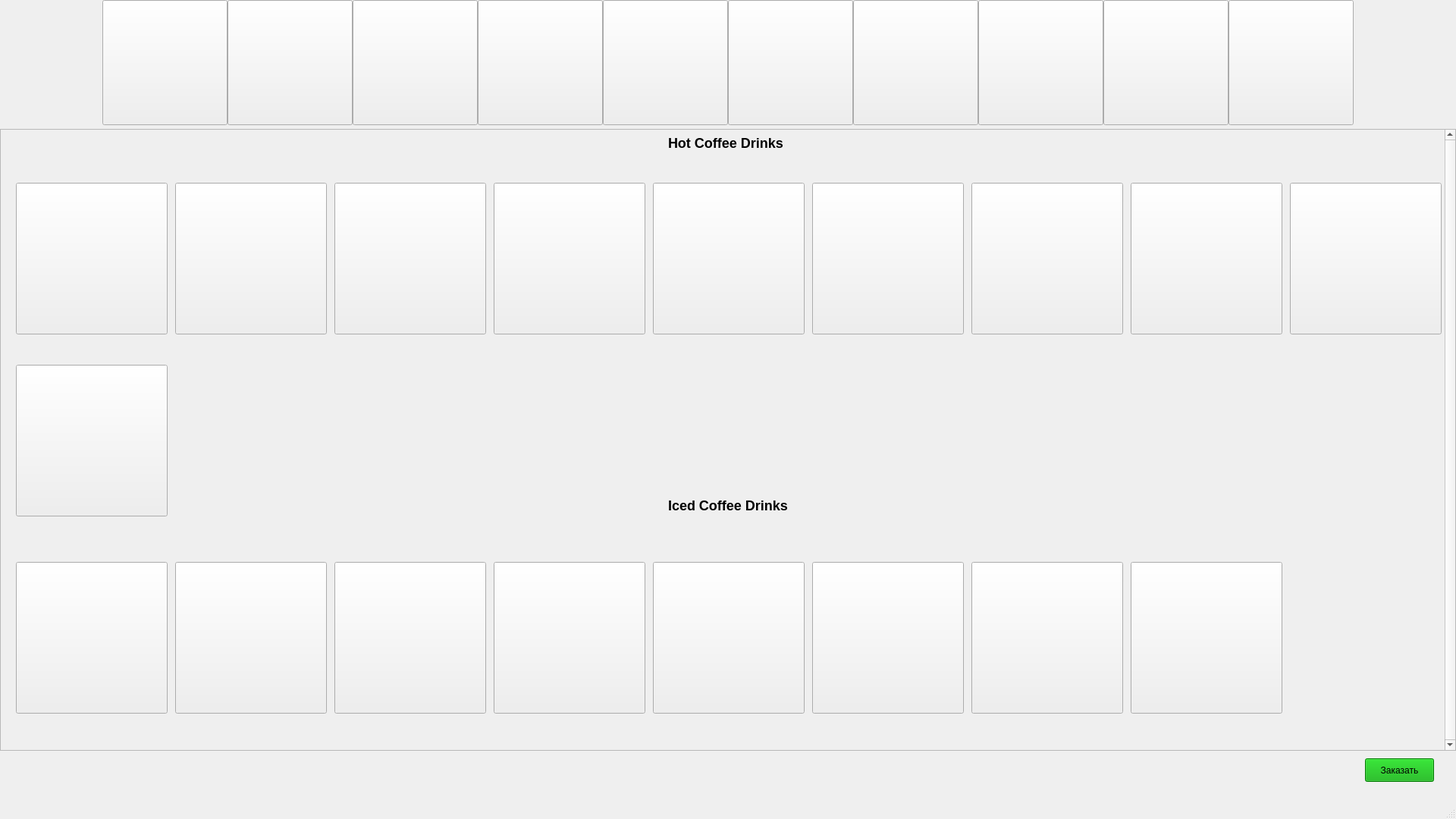
<?xml version="1.0" encoding="UTF-8"?>
<ui version="4.0">
 <class>MainWindow</class>
 <widget class="QMainWindow" name="MainWindow">
  <property name="geometry">
   <rect>
    <x>0</x>
    <y>0</y>
    <width>1920</width>
    <height>1080</height>
   </rect>
  </property>
  <property name="windowTitle">
   <string>MainWindow</string>
  </property>
  <property name="animated">
   <bool>true</bool>
  </property>
  <widget class="QWidget" name="centralwidget">
   <widget class="QPushButton" name="breakfast">
    <property name="geometry">
     <rect>
      <x>135</x>
      <y>0</y>
      <width>165</width>
      <height>165</height>
     </rect>
    </property>
    <property name="text">
     <string/>
    </property>
    <property name="icon">
     <iconset>
      <normaloff>breakfast_300x300 category-panel-left-desktop.jpeg</normaloff>breakfast_300x300 category-panel-left-desktop.jpeg</iconset>
    </property>
    <property name="iconSize">
     <size>
      <width>300</width>
      <height>300</height>
     </size>
    </property>
    <property name="shortcut">
     <string/>
    </property>
    <property name="autoDefault">
     <bool>false</bool>
    </property>
    <property name="default">
     <bool>false</bool>
    </property>
    <property name="flat">
     <bool>false</bool>
    </property>
   </widget>
   <widget class="QPushButton" name="burgers">
    <property name="geometry">
     <rect>
      <x>300</x>
      <y>0</y>
      <width>165</width>
      <height>165</height>
     </rect>
    </property>
    <property name="text">
     <string/>
    </property>
    <property name="icon">
     <iconset>
      <normaloff>burgers_300x300 category-panel-left-desktop.jpeg</normaloff>burgers_300x300 category-panel-left-desktop.jpeg</iconset>
    </property>
    <property name="iconSize">
     <size>
      <width>300</width>
      <height>300</height>
     </size>
    </property>
    <property name="shortcut">
     <string/>
    </property>
    <property name="autoDefault">
     <bool>false</bool>
    </property>
    <property name="default">
     <bool>false</bool>
    </property>
   </widget>
   <widget class="QPushButton" name="ChickenFishSandwiches">
    <property name="geometry">
     <rect>
      <x>465</x>
      <y>0</y>
      <width>165</width>
      <height>165</height>
     </rect>
    </property>
    <property name="text">
     <string/>
    </property>
    <property name="icon">
     <iconset>
      <normaloff>nav_chickenfishsandwiches_160x160 category-panel-left-desktop.jpeg</normaloff>nav_chickenfishsandwiches_160x160 category-panel-left-desktop.jpeg</iconset>
    </property>
    <property name="iconSize">
     <size>
      <width>300</width>
      <height>300</height>
     </size>
    </property>
    <property name="shortcut">
     <string/>
    </property>
    <property name="autoDefault">
     <bool>false</bool>
    </property>
    <property name="default">
     <bool>false</bool>
    </property>
   </widget>
   <widget class="QPushButton" name="McNuggetsAndMeals">
    <property name="geometry">
     <rect>
      <x>630</x>
      <y>0</y>
      <width>165</width>
      <height>165</height>
     </rect>
    </property>
    <property name="text">
     <string/>
    </property>
    <property name="icon">
     <iconset>
      <normaloff>nav_mcnuggetscombo_160x160 category-panel-left-desktop.jpeg</normaloff>nav_mcnuggetscombo_160x160 category-panel-left-desktop.jpeg</iconset>
    </property>
    <property name="iconSize">
     <size>
      <width>300</width>
      <height>300</height>
     </size>
    </property>
    <property name="shortcut">
     <string/>
    </property>
    <property name="autoDefault">
     <bool>false</bool>
    </property>
    <property name="default">
     <bool>false</bool>
    </property>
   </widget>
   <widget class="QPushButton" name="HappyMeal">
    <property name="geometry">
     <rect>
      <x>960</x>
      <y>0</y>
      <width>165</width>
      <height>165</height>
     </rect>
    </property>
    <property name="text">
     <string/>
    </property>
    <property name="icon">
     <iconset>
      <normaloff>nav_happy_meal_160x160 category-panel-left-desktop.jpeg</normaloff>nav_happy_meal_160x160 category-panel-left-desktop.jpeg</iconset>
    </property>
    <property name="iconSize">
     <size>
      <width>300</width>
      <height>300</height>
     </size>
    </property>
    <property name="shortcut">
     <string/>
    </property>
    <property name="autoDefault">
     <bool>false</bool>
    </property>
    <property name="default">
     <bool>false</bool>
    </property>
   </widget>
   <widget class="QPushButton" name="FriesSides">
    <property name="geometry">
     <rect>
      <x>795</x>
      <y>0</y>
      <width>165</width>
      <height>165</height>
     </rect>
    </property>
    <property name="text">
     <string/>
    </property>
    <property name="icon">
     <iconset>
      <normaloff>snacks_sides_300x300 category-panel-left-desktop.jpeg</normaloff>snacks_sides_300x300 category-panel-left-desktop.jpeg</iconset>
    </property>
    <property name="iconSize">
     <size>
      <width>300</width>
      <height>300</height>
     </size>
    </property>
    <property name="shortcut">
     <string/>
    </property>
    <property name="autoDefault">
     <bool>false</bool>
    </property>
    <property name="default">
     <bool>false</bool>
    </property>
   </widget>
   <widget class="QPushButton" name="McCafeCoffees">
    <property name="geometry">
     <rect>
      <x>1125</x>
      <y>0</y>
      <width>165</width>
      <height>165</height>
     </rect>
    </property>
    <property name="text">
     <string/>
    </property>
    <property name="icon">
     <iconset>
      <normaloff>mccafe_300x300 category-panel-left-desktop.jpeg</normaloff>mccafe_300x300 category-panel-left-desktop.jpeg</iconset>
    </property>
    <property name="iconSize">
     <size>
      <width>300</width>
      <height>300</height>
     </size>
    </property>
    <property name="shortcut">
     <string/>
    </property>
    <property name="autoDefault">
     <bool>false</bool>
    </property>
    <property name="default">
     <bool>false</bool>
    </property>
   </widget>
   <widget class="QPushButton" name="McCafeBakery">
    <property name="geometry">
     <rect>
      <x>1290</x>
      <y>0</y>
      <width>165</width>
      <height>165</height>
     </rect>
    </property>
    <property name="text">
     <string/>
    </property>
    <property name="icon">
     <iconset>
      <normaloff>Menu_LeftRail_mcd-160x160 category-panel-left-desktop.jpeg</normaloff>Menu_LeftRail_mcd-160x160 category-panel-left-desktop.jpeg</iconset>
    </property>
    <property name="iconSize">
     <size>
      <width>300</width>
      <height>300</height>
     </size>
    </property>
    <property name="shortcut">
     <string/>
    </property>
    <property name="autoDefault">
     <bool>false</bool>
    </property>
    <property name="default">
     <bool>false</bool>
    </property>
   </widget>
   <widget class="QPushButton" name="SweetsTreats">
    <property name="geometry">
     <rect>
      <x>1455</x>
      <y>0</y>
      <width>165</width>
      <height>165</height>
     </rect>
    </property>
    <property name="text">
     <string/>
    </property>
    <property name="icon">
     <iconset>
      <normaloff>desserts_shakes_300x300 category-panel-left-desktop.jpeg</normaloff>desserts_shakes_300x300 category-panel-left-desktop.jpeg</iconset>
    </property>
    <property name="iconSize">
     <size>
      <width>300</width>
      <height>300</height>
     </size>
    </property>
    <property name="shortcut">
     <string/>
    </property>
    <property name="autoDefault">
     <bool>false</bool>
    </property>
    <property name="default">
     <bool>false</bool>
    </property>
   </widget>
   <widget class="QPushButton" name="beverages">
    <property name="geometry">
     <rect>
      <x>1620</x>
      <y>0</y>
      <width>165</width>
      <height>165</height>
     </rect>
    </property>
    <property name="text">
     <string/>
    </property>
    <property name="icon">
     <iconset>
      <normaloff>drinks_300x300 category-panel-left-desktop.jpeg</normaloff>drinks_300x300 category-panel-left-desktop.jpeg</iconset>
    </property>
    <property name="iconSize">
     <size>
      <width>300</width>
      <height>300</height>
     </size>
    </property>
    <property name="shortcut">
     <string/>
    </property>
    <property name="autoDefault">
     <bool>false</bool>
    </property>
    <property name="default">
     <bool>false</bool>
    </property>
   </widget>
   <widget class="QScrollArea" name="scrollArea">
    <property name="geometry">
     <rect>
      <x>0</x>
      <y>170</y>
      <width>1920</width>
      <height>820</height>
     </rect>
    </property>
    <property name="verticalScrollBarPolicy">
     <enum>Qt::ScrollBarAlwaysOn</enum>
    </property>
    <property name="horizontalScrollBarPolicy">
     <enum>Qt::ScrollBarAsNeeded</enum>
    </property>
    <property name="widgetResizable">
     <bool>true</bool>
    </property>
    <widget class="QWidget" name="scrollAreaWidgetContents">
     <property name="geometry">
      <rect>
       <x>0</x>
       <y>0</y>
       <width>1901</width>
       <height>818</height>
      </rect>
     </property>
     <widget class="QPushButton" name="CaramelMAcchiato">
      <property name="geometry">
       <rect>
        <x>20</x>
        <y>70</y>
        <width>200</width>
        <height>200</height>
       </rect>
      </property>
      <property name="text">
       <string notr="true"/>
      </property>
      <property name="icon">
       <iconset>
        <normaloff>t-mcdonalds-caramel-macchiato 1-4-product-tile-desktop.jpeg</normaloff>t-mcdonalds-caramel-macchiato 1-4-product-tile-desktop.jpeg</iconset>
      </property>
      <property name="iconSize">
       <size>
        <width>200</width>
        <height>200</height>
       </size>
      </property>
     </widget>
     <widget class="QPushButton" name="IcedMocha">
      <property name="geometry">
       <rect>
        <x>230</x>
        <y>570</y>
        <width>200</width>
        <height>200</height>
       </rect>
      </property>
      <property name="text">
       <string notr="true"/>
      </property>
      <property name="icon">
       <iconset>
        <normaloff>t-mcdonalds-McCafe-Iced-Mocha-Medium-1 1-4-product-tile-desktop.jpeg</normaloff>t-mcdonalds-McCafe-Iced-Mocha-Medium-1 1-4-product-tile-desktop.jpeg</iconset>
      </property>
      <property name="iconSize">
       <size>
        <width>200</width>
        <height>200</height>
       </size>
      </property>
     </widget>
     <widget class="QPushButton" name="IcedCaramelMacchiato">
      <property name="geometry">
       <rect>
        <x>20</x>
        <y>570</y>
        <width>200</width>
        <height>200</height>
       </rect>
      </property>
      <property name="text">
       <string notr="true"/>
      </property>
      <property name="icon">
       <iconset>
        <normaloff>t-mcdonalds-iced-caramel-macchiato-1 1-4-product-tile-desktop.jpeg</normaloff>t-mcdonalds-iced-caramel-macchiato-1 1-4-product-tile-desktop.jpeg</iconset>
      </property>
      <property name="iconSize">
       <size>
        <width>200</width>
        <height>200</height>
       </size>
      </property>
     </widget>
     <widget class="QPushButton" name="IcedCaramelCoffee">
      <property name="geometry">
       <rect>
        <x>650</x>
        <y>570</y>
        <width>200</width>
        <height>200</height>
       </rect>
      </property>
      <property name="text">
       <string notr="true"/>
      </property>
      <property name="icon">
       <iconset>
        <normaloff>t-mcdonalds-Caramel-Iced-Coffee 1-4-product-tile-desktop.jpeg</normaloff>t-mcdonalds-Caramel-Iced-Coffee 1-4-product-tile-desktop.jpeg</iconset>
      </property>
      <property name="iconSize">
       <size>
        <width>200</width>
        <height>200</height>
       </size>
      </property>
     </widget>
     <widget class="QPushButton" name="IcedCoffee">
      <property name="geometry">
       <rect>
        <x>440</x>
        <y>570</y>
        <width>200</width>
        <height>200</height>
       </rect>
      </property>
      <property name="text">
       <string notr="true"/>
      </property>
      <property name="icon">
       <iconset>
        <normaloff>t-mcdonalds-Premium-Roast-Iced-Coffee-Medium 1-4-product-tile-desktop.jpeg</normaloff>t-mcdonalds-Premium-Roast-Iced-Coffee-Medium 1-4-product-tile-desktop.jpeg</iconset>
      </property>
      <property name="iconSize">
       <size>
        <width>200</width>
        <height>200</height>
       </size>
      </property>
     </widget>
     <widget class="QPushButton" name="Cappuccino">
      <property name="geometry">
       <rect>
        <x>230</x>
        <y>70</y>
        <width>200</width>
        <height>200</height>
       </rect>
      </property>
      <property name="text">
       <string notr="true"/>
      </property>
      <property name="icon">
       <iconset>
        <normaloff>t-mcdonalds-cappuccino-1 1-4-product-tile-desktop.jpeg</normaloff>t-mcdonalds-cappuccino-1 1-4-product-tile-desktop.jpeg</iconset>
      </property>
      <property name="iconSize">
       <size>
        <width>200</width>
        <height>200</height>
       </size>
      </property>
     </widget>
     <widget class="QPushButton" name="IcedFrenchVanillaCoffee">
      <property name="geometry">
       <rect>
        <x>860</x>
        <y>570</y>
        <width>200</width>
        <height>200</height>
       </rect>
      </property>
      <property name="text">
       <string notr="true"/>
      </property>
      <property name="icon">
       <iconset>
        <normaloff>t-mcdonalds-Vanilla-Iced-Coffee 1-4-product-tile-desktop.jpeg</normaloff>t-mcdonalds-Vanilla-Iced-Coffee 1-4-product-tile-desktop.jpeg</iconset>
      </property>
      <property name="iconSize">
       <size>
        <width>200</width>
        <height>200</height>
       </size>
      </property>
     </widget>
     <widget class="QLabel" name="label">
      <property name="geometry">
       <rect>
        <x>790</x>
        <y>2</y>
        <width>340</width>
        <height>31</height>
       </rect>
      </property>
      <property name="cursor">
       <cursorShape>CrossCursor</cursorShape>
      </property>
      <property name="autoFillBackground">
       <bool>false</bool>
      </property>
      <property name="frameShape">
       <enum>QFrame::NoFrame</enum>
      </property>
      <property name="frameShadow">
       <enum>QFrame::Plain</enum>
      </property>
      <property name="lineWidth">
       <number>10</number>
      </property>
      <property name="midLineWidth">
       <number>10</number>
      </property>
      <property name="text">
       <string>&lt;html&gt;&lt;head/&gt;&lt;body&gt;&lt;p&gt;&lt;span style=&quot; font-size:x-large; font-weight:600;&quot;&gt;Hot Coffee Drinks&lt;/span&gt;&lt;/p&gt;&lt;/body&gt;&lt;/html&gt;</string>
      </property>
      <property name="textFormat">
       <enum>Qt::AutoText</enum>
      </property>
      <property name="scaledContents">
       <bool>false</bool>
      </property>
      <property name="wordWrap">
       <bool>false</bool>
      </property>
      <property name="margin">
       <number>1</number>
      </property>
      <property name="indent">
       <number>90</number>
      </property>
      <property name="textInteractionFlags">
       <set>Qt::LinksAccessibleByKeyboard</set>
      </property>
     </widget>
     <widget class="QLabel" name="label_2">
      <property name="geometry">
       <rect>
        <x>790</x>
        <y>480</y>
        <width>340</width>
        <height>31</height>
       </rect>
      </property>
      <property name="cursor">
       <cursorShape>CrossCursor</cursorShape>
      </property>
      <property name="autoFillBackground">
       <bool>false</bool>
      </property>
      <property name="frameShape">
       <enum>QFrame::NoFrame</enum>
      </property>
      <property name="frameShadow">
       <enum>QFrame::Plain</enum>
      </property>
      <property name="lineWidth">
       <number>10</number>
      </property>
      <property name="midLineWidth">
       <number>10</number>
      </property>
      <property name="text">
       <string>&lt;html&gt;&lt;head/&gt;&lt;body&gt;&lt;p&gt;&lt;span style=&quot; font-size:x-large; font-weight:600;&quot;&gt;Iced Coffee Drinks&lt;/span&gt;&lt;/p&gt;&lt;/body&gt;&lt;/html&gt;</string>
      </property>
      <property name="textFormat">
       <enum>Qt::AutoText</enum>
      </property>
      <property name="scaledContents">
       <bool>false</bool>
      </property>
      <property name="wordWrap">
       <bool>false</bool>
      </property>
      <property name="margin">
       <number>1</number>
      </property>
      <property name="indent">
       <number>90</number>
      </property>
      <property name="textInteractionFlags">
       <set>Qt::LinksAccessibleByKeyboard</set>
      </property>
     </widget>
     <widget class="QPushButton" name="CaramelCappuccino">
      <property name="geometry">
       <rect>
        <x>440</x>
        <y>70</y>
        <width>200</width>
        <height>200</height>
       </rect>
      </property>
      <property name="text">
       <string notr="true"/>
      </property>
      <property name="icon">
       <iconset>
        <normaloff>t-mcdonalds-caramel-cappuccino 1-4-product-tile-desktop.jpeg</normaloff>t-mcdonalds-caramel-cappuccino 1-4-product-tile-desktop.jpeg</iconset>
      </property>
      <property name="iconSize">
       <size>
        <width>200</width>
        <height>200</height>
       </size>
      </property>
     </widget>
     <widget class="QPushButton" name="FrenchVanillaCappuccino">
      <property name="geometry">
       <rect>
        <x>650</x>
        <y>70</y>
        <width>200</width>
        <height>200</height>
       </rect>
      </property>
      <property name="text">
       <string notr="true"/>
      </property>
      <property name="icon">
       <iconset>
        <normaloff>t-mcdonalds-vanilla-cappuccino 1-4-product-tile-desktop.jpeg</normaloff>t-mcdonalds-vanilla-cappuccino 1-4-product-tile-desktop.jpeg</iconset>
      </property>
      <property name="iconSize">
       <size>
        <width>200</width>
        <height>200</height>
       </size>
      </property>
     </widget>
     <widget class="QPushButton" name="Mocha">
      <property name="geometry">
       <rect>
        <x>860</x>
        <y>70</y>
        <width>200</width>
        <height>200</height>
       </rect>
      </property>
      <property name="text">
       <string notr="true"/>
      </property>
      <property name="icon">
       <iconset>
        <normaloff>t-mcdonalds-McCafe-Mocha-Medium 1-4-product-tile-desktop.jpeg</normaloff>t-mcdonalds-McCafe-Mocha-Medium 1-4-product-tile-desktop.jpeg</iconset>
      </property>
      <property name="iconSize">
       <size>
        <width>200</width>
        <height>200</height>
       </size>
      </property>
     </widget>
     <widget class="QPushButton" name="Americano">
      <property name="geometry">
       <rect>
        <x>1070</x>
        <y>70</y>
        <width>200</width>
        <height>200</height>
       </rect>
      </property>
      <property name="text">
       <string notr="true"/>
      </property>
      <property name="icon">
       <iconset>
        <normaloff>t-mcdonalds-americano-1 1-4-product-tile-desktop.jpeg</normaloff>t-mcdonalds-americano-1 1-4-product-tile-desktop.jpeg</iconset>
      </property>
      <property name="iconSize">
       <size>
        <width>200</width>
        <height>200</height>
       </size>
      </property>
     </widget>
     <widget class="QPushButton" name="PremiumRoastCoffee">
      <property name="geometry">
       <rect>
        <x>1280</x>
        <y>70</y>
        <width>200</width>
        <height>200</height>
       </rect>
      </property>
      <property name="text">
       <string notr="true"/>
      </property>
      <property name="icon">
       <iconset>
        <normaloff>t-mcdonalds-Coffee-Medium 1-4-product-tile-desktop.jpeg</normaloff>t-mcdonalds-Coffee-Medium 1-4-product-tile-desktop.jpeg</iconset>
      </property>
      <property name="iconSize">
       <size>
        <width>200</width>
        <height>200</height>
       </size>
      </property>
     </widget>
     <widget class="QPushButton" name="Latte">
      <property name="geometry">
       <rect>
        <x>1700</x>
        <y>70</y>
        <width>200</width>
        <height>200</height>
       </rect>
      </property>
      <property name="text">
       <string notr="true"/>
      </property>
      <property name="icon">
       <iconset>
        <normaloff>t-mcdonalds-McCafe-Latte-Medium 1-4-product-tile-desktop.jpeg</normaloff>t-mcdonalds-McCafe-Latte-Medium 1-4-product-tile-desktop.jpeg</iconset>
      </property>
      <property name="iconSize">
       <size>
        <width>200</width>
        <height>200</height>
       </size>
      </property>
     </widget>
     <widget class="QPushButton" name="IcedLatte">
      <property name="geometry">
       <rect>
        <x>1070</x>
        <y>570</y>
        <width>200</width>
        <height>200</height>
       </rect>
      </property>
      <property name="text">
       <string notr="true"/>
      </property>
      <property name="icon">
       <iconset>
        <normaloff>t-mcdonalds-iced-latte-1 1-4-product-tile-desktop.jpeg</normaloff>t-mcdonalds-iced-latte-1 1-4-product-tile-desktop.jpeg</iconset>
      </property>
      <property name="iconSize">
       <size>
        <width>200</width>
        <height>200</height>
       </size>
      </property>
     </widget>
     <widget class="QPushButton" name="CaramelLatte">
      <property name="geometry">
       <rect>
        <x>20</x>
        <y>310</y>
        <width>200</width>
        <height>200</height>
       </rect>
      </property>
      <property name="text">
       <string notr="true"/>
      </property>
      <property name="icon">
       <iconset>
        <normaloff>t-mcdonalds-McCafe-Caramel-Latte-Medium 1-4-product-tile-desktop.jpeg</normaloff>t-mcdonalds-McCafe-Caramel-Latte-Medium 1-4-product-tile-desktop.jpeg</iconset>
      </property>
      <property name="iconSize">
       <size>
        <width>200</width>
        <height>200</height>
       </size>
      </property>
     </widget>
     <widget class="QPushButton" name="IcedCaramelLatte">
      <property name="geometry">
       <rect>
        <x>1490</x>
        <y>570</y>
        <width>200</width>
        <height>200</height>
       </rect>
      </property>
      <property name="text">
       <string notr="true"/>
      </property>
      <property name="icon">
       <iconset>
        <normaloff>t-mcdonalds-iced-caramel-latte 1-4-product-tile-desktop.jpeg</normaloff>t-mcdonalds-iced-caramel-latte 1-4-product-tile-desktop.jpeg</iconset>
      </property>
      <property name="iconSize">
       <size>
        <width>200</width>
        <height>200</height>
       </size>
      </property>
     </widget>
     <widget class="QPushButton" name="FrenchVanillaLatte">
      <property name="geometry">
       <rect>
        <x>1490</x>
        <y>70</y>
        <width>200</width>
        <height>200</height>
       </rect>
      </property>
      <property name="text">
       <string notr="true"/>
      </property>
      <property name="icon">
       <iconset>
        <normaloff>t-mcdonalds-McCafe-Vanilla-Latte-Medium 1-4-product-tile-desktop.jpeg</normaloff>t-mcdonalds-McCafe-Vanilla-Latte-Medium 1-4-product-tile-desktop.jpeg</iconset>
      </property>
      <property name="iconSize">
       <size>
        <width>200</width>
        <height>200</height>
       </size>
      </property>
     </widget>
     <widget class="QPushButton" name="IcedFrenchVanillaLatte">
      <property name="geometry">
       <rect>
        <x>1280</x>
        <y>570</y>
        <width>200</width>
        <height>200</height>
       </rect>
      </property>
      <property name="text">
       <string notr="true"/>
      </property>
      <property name="icon">
       <iconset>
        <normaloff>t-mcdonalds-iced-french-vanilla-latte-1 1-4-product-tile-desktop.jpeg</normaloff>t-mcdonalds-iced-french-vanilla-latte-1 1-4-product-tile-desktop.jpeg</iconset>
      </property>
      <property name="iconSize">
       <size>
        <width>200</width>
        <height>200</height>
       </size>
      </property>
     </widget>
    </widget>
   </widget>
   <widget class="QPushButton" name="buy">
    <property name="geometry">
     <rect>
      <x>1800</x>
      <y>1000</y>
      <width>91</width>
      <height>31</height>
     </rect>
    </property>
    <property name="styleSheet">
     <string notr="true">background-color: rgb(0, 170, 0)</string>
    </property>
    <property name="text">
     <string>Заказать</string>
    </property>
   </widget>
  </widget>
  <widget class="QMenuBar" name="menubar">
   <property name="geometry">
    <rect>
     <x>0</x>
     <y>0</y>
     <width>1920</width>
     <height>21</height>
    </rect>
   </property>
  </widget>
  <widget class="QStatusBar" name="statusbar"/>
 </widget>
 <resources/>
 <connections/>
</ui>
